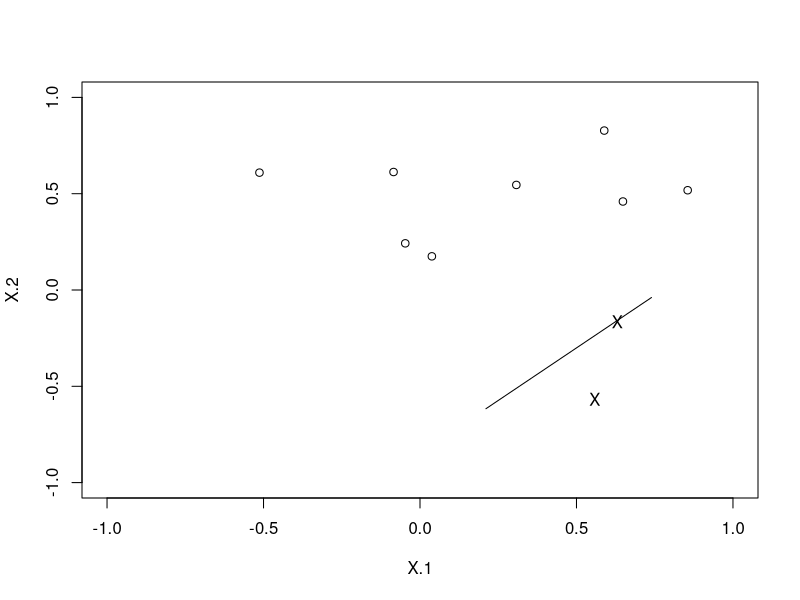

This figure's R source: (Note: this script raises an error after producing the figure.)
#--------------------------------
# Perceptron Learning Algorithm

# Function for generating a matrix 
# with variables that hvae the uniform distribution

pla2 <- function(nCol,nPoints,aMin,aMax){
  X <- rep(0,nPoints)
  for(i in 1:nCol){
    X <- cbind(X,runif(nPoints,aMin,aMax))
  }
  colnames(X) <- c("X.0",paste("X",1:nCol,sep="."))
  return(data.frame(X[,-1]))
}

# Generate the true F function 
trueF <- pla2(2,2,-1,1)
class(trueF)

# function for creating a line: 
plaFunc <- glm("X.2~X.1",data=trueF)
        
X <- pla2(2,10,-1,1)

prodOutcomes <- function(ds,func){
  out <- predict(func,newdata=ds)
  out <- ifelse(out > ds[,2],-1,1)
  return(out)
}

outcomes <- prodOutcomes(X,plaFunc)

plot(trueF,type="l",xlim=c(-1,1),ylim=c(-1,1))
points(X[outcomes == 1,])
points(X[outcomes == -1,],pch="X")

#---------------------------------------------
# Now that we've looked at that, we have to 
# create and evaluate the perceptron algorithm

# Create a vector of ones 
X$X.0 <- rep(1,nrow(X))

calcProp <- function(X,wts,actual){
  newvec <- sign(rowSums(X*wts)) != actual
  return(newvec)
}

calcProp(X,w.vec,outcomes)

w.vec <- rep(0,3)
for(i in 1:10000){
  inds <- calcProp(X,w.vec,outcomes)
  cat("Iteration #",i,":","\n",
      "Correct: ",sum(!inds)/nrow(X),"\n")
  x.temp <- X[inds,]
  temp   <- sample(1:nrow(x.temp),1)
  x.temp <- x.temp[temp,]
  w.vec <- w.vec + as.numeric(x.temp*outcomes[temp])
}

as.matrix(X)%*%w.vec
z + w.vec
z <- matrix(as.numeric(x.temp*outcomes[temp]))

class(w.vec)

w.vec + x.temp*outcomes[temp]
dim(X)
class(X)
class(w.vec)

# Change 1
